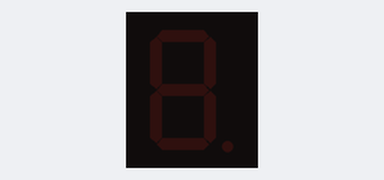
Simulated run of this sketch. Board: Arduino Uno, built with avr-gcc and run on an emulated ATmega328P. Shown: 1-digit seven-segment display. Wiring (inferred from the names in the program): 1-digit 7-segment display, segments lit when HIGH: segments pin 2, pin 3, pin 4, pin 6, pin 7, pin 8, pin 9. The segment pins are drawn as the display they are named for.

Above: at 0.1 s.
At 1.1 s:
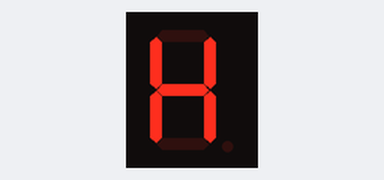
At 1.8 s:
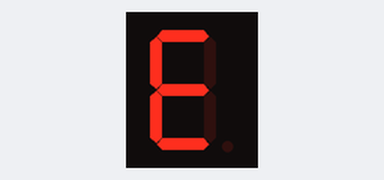
At 3.2 s:
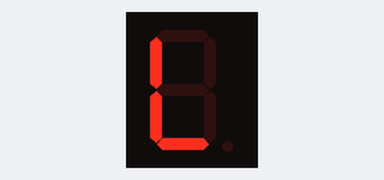
At 3.9 s:
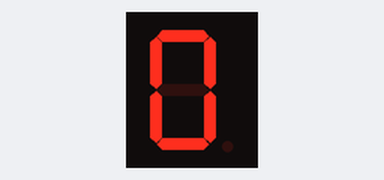

The sketch:

SegmentDigits.ino
```cpp
const int ledA = 2;
const int ledB = 3;
const int ledC = 4;
const int ledD = 6;
const int ledE = 7;
const int ledF = 8;
const int ledG = 9;

const int DELAY_CNT = 500;

void setup() {
	pinMode(ledA, OUTPUT);
	pinMode(ledB, OUTPUT);
	pinMode(ledC, OUTPUT);
	pinMode(ledD, OUTPUT);
	pinMode(ledE, OUTPUT);
	pinMode(ledF, OUTPUT);
	pinMode(ledG, OUTPUT);
}

void loop() {
	sayHello();
}

void turnoff_all()
{
	digitalWrite(ledA, LOW);   // set the LED off
	digitalWrite(ledB, LOW);   // set the LED off
	digitalWrite(ledC, LOW);   // set the LED off
	digitalWrite(ledD, LOW);   // set the LED off
	digitalWrite(ledE, LOW);   // set the LED off
	digitalWrite(ledF, LOW);   // set the LED off
	digitalWrite(ledG, LOW);   // set the LED off
}

void sayHello() {
	turnoff_all();
	delay(DELAY_CNT * 2);
	display_H();
	delay(DELAY_CNT);

	turnoff_all();
	delay(200);
	display_E();
	delay(DELAY_CNT);

	turnoff_all();
	delay(200);
	display_L();
	delay(DELAY_CNT);

	turnoff_all();
	delay(200);
	display_L();
	delay(DELAY_CNT);

	turnoff_all();
	delay(200);
	display_O();
	delay(DELAY_CNT);
}

void display_A()
{
	digitalWrite(ledE, HIGH);
	digitalWrite(ledF, HIGH);
	digitalWrite(ledA, HIGH);
	digitalWrite(ledB, HIGH);
	digitalWrite(ledC, HIGH);
	digitalWrite(ledG, HIGH);
}

void display_B()
{
	display_8();
}

void display_C()
{
	digitalWrite(ledA, HIGH);
	digitalWrite(ledF, HIGH);
	digitalWrite(ledE, HIGH);
	digitalWrite(ledD, HIGH);
}

void display_D()
{
	digitalWrite(ledA, HIGH);
	digitalWrite(ledB, HIGH);
	digitalWrite(ledC, HIGH);
	digitalWrite(ledD, HIGH);
	digitalWrite(ledE, HIGH);
	digitalWrite(ledF, HIGH);
}

void display_H()
{
	digitalWrite(ledF, HIGH);
	digitalWrite(ledE, HIGH);
	digitalWrite(ledG, HIGH);
	digitalWrite(ledB, HIGH);
	digitalWrite(ledC, HIGH);
}

void display_E()
{
	digitalWrite(ledA, HIGH);
	digitalWrite(ledF, HIGH);
	digitalWrite(ledG, HIGH);
	digitalWrite(ledE, HIGH);
	digitalWrite(ledD, HIGH);
}

void display_L()
{
	digitalWrite(ledF, HIGH);
	digitalWrite(ledE, HIGH);
	digitalWrite(ledD, HIGH);
}

void display_O()
{
	display_0();
}

void scrollNumbers() {
	turnoff_all();
	display_0();
	delay(DELAY_CNT);

	turnoff_all();
	display_1();
	delay(DELAY_CNT);

	turnoff_all();
	display_2();
	delay(DELAY_CNT);

	turnoff_all();
	display_3();
	delay(DELAY_CNT);

	turnoff_all();
	display_4();
	delay(DELAY_CNT);

	turnoff_all();
	display_5();
	delay(DELAY_CNT);

	turnoff_all();
	display_6();
	delay(DELAY_CNT);

	turnoff_all();
	display_7();
	delay(DELAY_CNT);

	turnoff_all();
	display_8();
	delay(DELAY_CNT);

	turnoff_all();
	display_9();
	delay(DELAY_CNT);
}

void display_0()
{
	digitalWrite(ledA, HIGH);   // set the LED on
	digitalWrite(ledB, HIGH);   // set the LED on
	digitalWrite(ledC, HIGH);   // set the LED on
	digitalWrite(ledD, HIGH);   // set the LED on
	digitalWrite(ledE, HIGH);   // set the LED on
	digitalWrite(ledF, HIGH);   // set the LED on
}

void display_1()
{
	digitalWrite(ledB, HIGH);   // set the LED on
	digitalWrite(ledC, HIGH);   // set the LED on
}

void display_2()
{
	digitalWrite(ledA, HIGH);   // set the LED on
	digitalWrite(ledB, HIGH);   // set the LED on
	digitalWrite(ledG, HIGH);   // set the LED on
	digitalWrite(ledE, HIGH);   // set the LED on
	digitalWrite(ledD, HIGH);   // set the LED on
}

void display_3()
{
	digitalWrite(ledA, HIGH);   // set the LED on
	digitalWrite(ledB, HIGH);   // set the LED on
	digitalWrite(ledG, HIGH);   // set the LED on
	digitalWrite(ledC, HIGH);   // set the LED on
	digitalWrite(ledD, HIGH);   // set the LED on
}

void display_4()
{
	digitalWrite(ledF, HIGH);   // set the LED on
	digitalWrite(ledG, HIGH);   // set the LED on
	digitalWrite(ledB, HIGH);   // set the LED on
	digitalWrite(ledC, HIGH);   // set the LED on
}

void display_5()
{
	digitalWrite(ledA, HIGH);   // set the LED on
	digitalWrite(ledF, HIGH);   // set the LED on
	digitalWrite(ledG, HIGH);   // set the LED on
	digitalWrite(ledC, HIGH);   // set the LED on
	digitalWrite(ledD, HIGH);   // set the LED on
}

void display_6()
{
	digitalWrite(ledA, HIGH);   // set the LED on
	digitalWrite(ledF, HIGH);   // set the LED on
	digitalWrite(ledE, HIGH);   // set the LED on
	digitalWrite(ledD, HIGH);   // set the LED on
	digitalWrite(ledC, HIGH);   // set the LED on
	digitalWrite(ledG, HIGH);   // set the LED on
}

void display_7()
{
	digitalWrite(ledA, HIGH);   // set the LED on
	digitalWrite(ledB, HIGH);   // set the LED on
	digitalWrite(ledC, HIGH);   // set the LED on
}

void display_8()
{
	digitalWrite(ledA, HIGH);   // set the LED on
	digitalWrite(ledB, HIGH);   // set the LED on
	digitalWrite(ledC, HIGH);   // set the LED on
	digitalWrite(ledD, HIGH);   // set the LED on
	digitalWrite(ledE, HIGH);   // set the LED on
	digitalWrite(ledF, HIGH);   // set the LED on
	digitalWrite(ledG, HIGH);   // set the LED on
}

void display_9()
{
	digitalWrite(ledA, HIGH);   // set the LED on
	digitalWrite(ledB, HIGH);   // set the LED on
	digitalWrite(ledC, HIGH);   // set the LED on
	digitalWrite(ledF, HIGH);   // set the LED on
	digitalWrite(ledG, HIGH);   // set the LED on
}
```

Measured:
- by itself, everything shown: repeats every 4.3 s, in 10 steps
- what the display in image 1 shows lasts 0.5 s, from 1.0 s to 1.5 s
